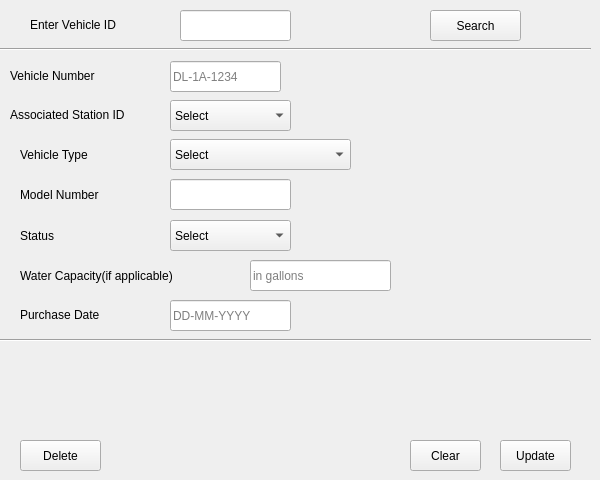
      <widget class="QWidget" name="tab_2">
       <attribute name="title">
        <string>Edit/Delete Vehicle Details</string>
       </attribute>
       <widget class="QLabel" name="label_47">
        <property name="geometry">
         <rect>
          <x>20</x>
          <y>220</y>
          <width>91</width>
          <height>31</height>
         </rect>
        </property>
        <property name="text">
         <string>Status</string>
        </property>
       </widget>
       <widget class="QLineEdit" name="lineEdit_11">
        <property name="geometry">
         <rect>
          <x>250</x>
          <y>260</y>
          <width>141</width>
          <height>31</height>
         </rect>
        </property>
        <property name="placeholderText">
         <string>in gallons</string>
        </property>
       </widget>
       <widget class="QLabel" name="label_45">
        <property name="geometry">
         <rect>
          <x>20</x>
          <y>260</y>
          <width>211</width>
          <height>31</height>
         </rect>
        </property>
        <property name="text">
         <string>Water Capacity(if applicable)</string>
        </property>
       </widget>
       <widget class="QComboBox" name="comboBox_3">
        <property name="geometry">
         <rect>
          <x>170</x>
          <y>139</y>
          <width>181</width>
          <height>31</height>
         </rect>
        </property>
        <property name="currentText">
         <string>Select</string>
        </property>
        <item>
         <property name="text">
          <string>Select</string>
         </property>
        </item>
       </widget>
       <widget class="QLabel" name="label_46">
        <property name="geometry">
         <rect>
          <x>20</x>
          <y>139</y>
          <width>111</width>
          <height>31</height>
         </rect>
        </property>
        <property name="text">
         <string>Vehicle Type</string>
        </property>
       </widget>
       <widget class="QLabel" name="label_13">
        <property name="geometry">
         <rect>
          <x>20</x>
          <y>179</y>
          <width>121</width>
          <height>31</height>
         </rect>
        </property>
        <property name="text">
         <string>Model Number</string>
        </property>
       </widget>
       <widget class="QLineEdit" name="lineEdit_12">
        <property name="geometry">
         <rect>
          <x>180</x>
          <y>10</y>
          <width>111</width>
          <height>31</height>
         </rect>
        </property>
        <property name="placeholderText">
         <string/>
        </property>
       </widget>
       <widget class="QComboBox" name="comboBox_6">
        <property name="geometry">
         <rect>
          <x>170</x>
          <y>220</y>
          <width>121</width>
          <height>31</height>
         </rect>
        </property>
        <property name="currentText">
         <string>Select</string>
        </property>
        <item>
         <property name="text">
          <string>Select</string>
         </property>
        </item>
        <item>
         <property name="text">
          <string>In Use</string>
         </property>
        </item>
        <item>
         <property name="text">
          <string>In Repair</string>
         </property>
        </item>
        <item>
         <property name="text">
          <string>Not in use</string>
         </property>
        </item>
       </widget>
       <widget class="QLineEdit" name="lineEdit_18">
        <property name="geometry">
         <rect>
          <x>170</x>
          <y>179</y>
          <width>121</width>
          <height>31</height>
         </rect>
        </property>
        <property name="placeholderText">
         <string/>
        </property>
       </widget>
       <widget class="Line" name="line_10">
        <property name="geometry">
         <rect>
          <x>0</x>
          <y>39</y>
          <width>591</width>
          <height>20</height>
         </rect>
        </property>
        <property name="orientation">
         <enum>Qt::Horizontal</enum>
        </property>
       </widget>
       <widget class="QLabel" name="label_14">
        <property name="geometry">
         <rect>
          <x>10</x>
          <y>99</y>
          <width>151</width>
          <height>31</height>
         </rect>
        </property>
        <property name="text">
         <string>Associated Station ID</string>
        </property>
       </widget>
       <widget class="QLabel" name="label_44">
        <property name="geometry">
         <rect>
          <x>20</x>
          <y>299</y>
          <width>111</width>
          <height>31</height>
         </rect>
        </property>
        <property name="text">
         <string>Purchase Date</string>
        </property>
       </widget>
       <widget class="QLabel" name="label_15">
        <property name="geometry">
         <rect>
          <x>30</x>
          <y>9</y>
          <width>151</width>
          <height>31</height>
         </rect>
        </property>
        <property name="text">
         <string>Enter Vehicle ID</string>
        </property>
       </widget>
       <widget class="Line" name="line_11">
        <property name="geometry">
         <rect>
          <x>0</x>
          <y>330</y>
          <width>591</width>
          <height>20</height>
         </rect>
        </property>
        <property name="orientation">
         <enum>Qt::Horizontal</enum>
        </property>
       </widget>
       <widget class="QPushButton" name="pushButton_6">
        <property name="geometry">
         <rect>
          <x>430</x>
          <y>10</y>
          <width>91</width>
          <height>31</height>
         </rect>
        </property>
        <property name="text">
         <string>Search</string>
        </property>
       </widget>
       <widget class="QPushButton" name="pushButton_19">
        <property name="geometry">
         <rect>
          <x>500</x>
          <y>440</y>
          <width>71</width>
          <height>31</height>
         </rect>
        </property>
        <property name="text">
         <string>Update</string>
        </property>
       </widget>
       <widget class="QPushButton" name="pushButton_20">
        <property name="geometry">
         <rect>
          <x>20</x>
          <y>440</y>
          <width>81</width>
          <height>31</height>
         </rect>
        </property>
        <property name="text">
         <string>Delete</string>
        </property>
       </widget>
       <widget class="QLineEdit" name="lineEdit_26">
        <property name="geometry">
         <rect>
          <x>170</x>
          <y>61</y>
          <width>111</width>
          <height>31</height>
         </rect>
        </property>
        <property name="placeholderText">
         <string>DL-1A-1234</string>
        </property>
       </widget>
       <widget class="QLabel" name="label_42">
        <property name="geometry">
         <rect>
          <x>10</x>
          <y>60</y>
          <width>151</width>
          <height>31</height>
         </rect>
        </property>
        <property name="text">
         <string>Vehicle Number</string>
        </property>
       </widget>
       <widget class="QComboBox" name="comboBox_8">
        <property name="geometry">
         <rect>
          <x>170</x>
          <y>100</y>
          <width>121</width>
          <height>31</height>
         </rect>
        </property>
        <property name="currentText">
         <string>Select</string>
        </property>
        <item>
         <property name="text">
          <string>Select</string>
         </property>
        </item>
       </widget>
       <widget class="QLineEdit" name="lineEdit_8">
        <property name="geometry">
         <rect>
          <x>170</x>
          <y>300</y>
          <width>121</width>
          <height>31</height>
         </rect>
        </property>
        <property name="placeholderText">
         <string>DD-MM-YYYY</string>
        </property>
       </widget>
       <widget class="QPushButton" name="pushButton_13">
        <property name="geometry">
         <rect>
          <x>410</x>
          <y>440</y>
          <width>71</width>
          <height>31</height>
         </rect>
        </property>
        <property name="text">
         <string>Clear</string>
        </property>
       </widget>
      </widget>
